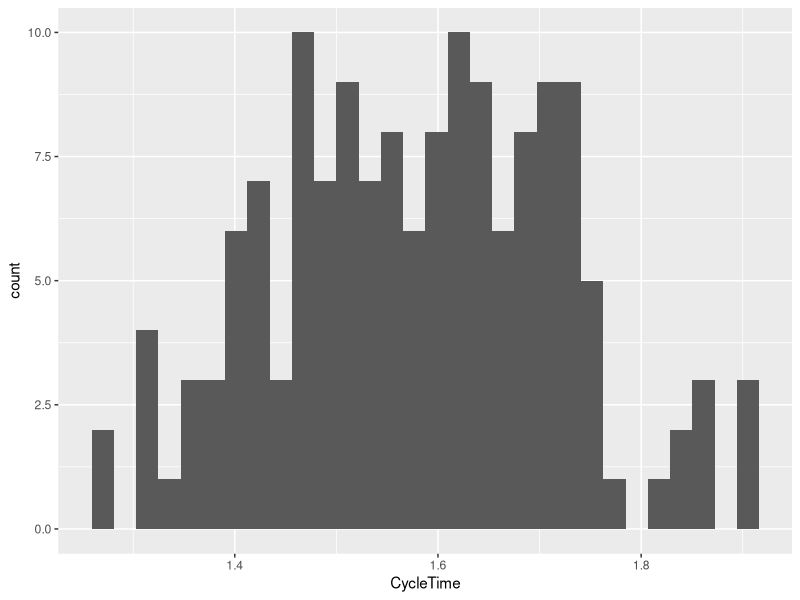

Source code (R): (Note: this script raises an error after producing the figure.)
library(tidyverse)

# load the output of the scenario simulations
output <- read.delim("224250-proj2-att-ScheduleOptimization.dat")

cols <- c(
  "Scenario",
  "Replication",
  "Util",
  "ID",
  "NumberProcessed",
  "CTNumberProcessed",
  "CycleTime",
  "WaitingTime",
  "Rejection"
)

output_clean <- output %>% 
  select(1,2,3,5,7,9,11,27,31) %>% 
  filter(is.na(Replication))

colnames(output_clean) <- cols

output_clean %>% filter(Util == 26) %>% arrange(CycleTime) %>% head(1)

output_clean %>% filter(Util == 27) %>% arrange(CycleTime) %>% tail(1)

output_clean %>% filter(Util == 28) %>% arrange(CycleTime) %>% head(1)

output_best <- output_clean %>% 
  group_by(Util) %>% 
  summarise(best_ct = min(CycleTime),
            best_wt = min(WaitingTime))

output_clean %>% 
  ggplot(aes(x = CycleTime)) +
  geom_histogram()

sd(output[1:10,] %>% select(X.CycleTime..SampleAverage..1.h.) %>% pull(.)) / 0.002644402


# JaamSim by default exports the expressions as columnnames (stupid)
# We did not find a way to have custom columnnames in jaamsim runoutputlist
# so we define all columnnames here
cols <- c(
  "Scenario",
  "Replication",
  "Util", "CI_Util",
  "ID", "CI_ID",
  "NumberProcessed", "CI_NumberProcessed",
  "CTNumberProcessed", "CI_CTNumberProcessed",
  "CycleTime", "CI_CycleTime",
  "CycleTimeNew", "CI_CycleTimeNew",
  "CycleTimeReturn", "CI_CycleTimeReturn",
  "CycleTimeFU", "CI_CycleTimeFU",
  "AvgQTimeNR", "CI_AvgQTimeNR",
  "AvgQTimeFU", "CI_AvgQTimeFU",
  "AvgQTimeDoc", "CI_AvgQTimeDoc",
  "DocUtil", "CI_DocUtil",
  "PAUtil", "CI_PAUtil",
  "CAUtil", "CI_CAUtil",
  "Rejected", "CI_Rejected",
  "RejectedClosingNR", "CI_RejectedClosingNR",
  "RejectedClosingFU", "CI_RejectedClosingFU"
)

colnames(output) <- cols

# Means of all output metrics for each scenario
output_means <- output %>% 
  filter(!is.na(Replication)) %>% 
  select(-c(starts_with("CI_"),Replication)) %>% 
  group_by(Scenario) %>% 
  summarise_all(mean, na.rm=T)

output_best <- output %>% 
  select(-starts_with("CI_")) %>% 
  filter(Scenario == 16)


# print the best schedule
best_schedule <- df_long %>% 
  filter(sim == 16)


1/1.5
